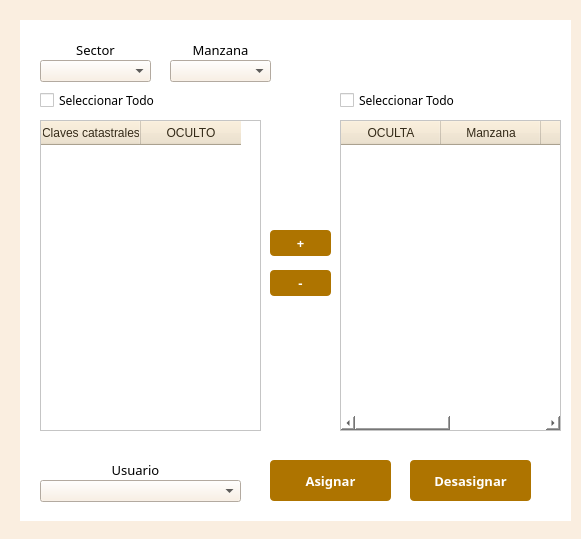
<?xml version="1.0" encoding="UTF-8"?>
<ui version="4.0">
 <class>AsignacionRevision</class>
 <widget class="QDialog" name="AsignacionRevision">
  <property name="geometry">
   <rect>
    <x>0</x>
    <y>0</y>
    <width>581</width>
    <height>539</height>
   </rect>
  </property>
  <property name="minimumSize">
   <size>
    <width>580</width>
    <height>539</height>
   </size>
  </property>
  <property name="maximumSize">
   <size>
    <width>581</width>
    <height>540</height>
   </size>
  </property>
  <property name="windowTitle">
   <string>AsignacionRevision</string>
  </property>
  <property name="styleSheet">
   <string notr="true">QDialog{
background : rgb(250,238,224);
}</string>
  </property>
  <widget class="QWidget" name="widget" native="true">
   <property name="geometry">
    <rect>
     <x>20</x>
     <y>20</y>
     <width>551</width>
     <height>501</height>
    </rect>
   </property>
   <property name="styleSheet">
    <string notr="true">QWidget{
background : rgb(255,255,255);
}</string>
   </property>
   <widget class="QLabel" name="label_4">
    <property name="geometry">
     <rect>
      <x>150</x>
      <y>20</y>
      <width>101</width>
      <height>20</height>
     </rect>
    </property>
    <property name="font">
     <font>
      <family>Century Gothic</family>
      <pointsize>10</pointsize>
     </font>
    </property>
    <property name="text">
     <string>&lt;html&gt;&lt;head/&gt;&lt;body&gt;&lt;p align=&quot;center&quot;&gt;Manzana&lt;/p&gt;&lt;/body&gt;&lt;/html&gt;</string>
    </property>
   </widget>
   <widget class="QLabel" name="label_3">
    <property name="geometry">
     <rect>
      <x>20</x>
      <y>20</y>
      <width>111</width>
      <height>20</height>
     </rect>
    </property>
    <property name="font">
     <font>
      <family>Century Gothic</family>
      <pointsize>10</pointsize>
     </font>
    </property>
    <property name="text">
     <string>&lt;html&gt;&lt;head/&gt;&lt;body&gt;&lt;p align=&quot;center&quot;&gt;Sector&lt;/p&gt;&lt;/body&gt;&lt;/html&gt;</string>
    </property>
   </widget>
   <widget class="QComboBox" name="cmbManzana">
    <property name="geometry">
     <rect>
      <x>150</x>
      <y>40</y>
      <width>101</width>
      <height>22</height>
     </rect>
    </property>
    <property name="styleSheet">
     <string notr="true">QComboBox QAbstractItemView::item { min-height: 25; font-family: &quot;Century Gothic&quot;;}
QListView{color: black ; font-size: 16px; outline:none; font-weight:bold; font-family: &quot;Century Gothic&quot;;}
QListView::item:selected { color: white; background-color:  rgb(250,238,224); font-family: &quot;Century Gothic&quot;;}
QComboBox{
background : rgb(250,238,224);
}</string>
    </property>
   </widget>
   <widget class="QComboBox" name="cmbSector">
    <property name="geometry">
     <rect>
      <x>20</x>
      <y>40</y>
      <width>111</width>
      <height>22</height>
     </rect>
    </property>
    <property name="styleSheet">
     <string notr="true">QComboBox QAbstractItemView::item { min-height: 25; font-family: &quot;Century Gothic&quot;;}
QListView{color: black ; font-size: 16px; outline:none; font-weight:bold; font-family: &quot;Century Gothic&quot;;}
QListView::item:selected { color: white; background-color:  rgb(250,238,224); font-family: &quot;Century Gothic&quot;;}
QComboBox{
background : rgb(250,238,224);
}</string>
    </property>
   </widget>
   <widget class="QPushButton" name="btnAsignar">
    <property name="geometry">
     <rect>
      <x>250</x>
      <y>440</y>
      <width>121</width>
      <height>41</height>
     </rect>
    </property>
    <property name="font">
     <font>
      <family>Century Gothic</family>
      <pointsize>10</pointsize>
      <weight>75</weight>
      <bold>true</bold>
     </font>
    </property>
    <property name="styleSheet">
     <string notr="true">QPushButton{
background : rgb(174, 116, 0);
color : rgb(255, 255, 255);
border-radius : 4px;
}
QPushButton::hover{
background : rgb(104, 69, 13);
color : rgb(255, 255, 255);
border-radius : 4px;
}
QPushButton:disabled {
background: rgb(217, 217, 217)
}</string>
    </property>
    <property name="text">
     <string>Asignar</string>
    </property>
   </widget>
   <widget class="QCheckBox" name="chkTodoMazPred">
    <property name="geometry">
     <rect>
      <x>320</x>
      <y>70</y>
      <width>211</width>
      <height>20</height>
     </rect>
    </property>
    <property name="font">
     <font>
      <family>Century Gothic</family>
     </font>
    </property>
    <property name="text">
     <string>Seleccionar Todo</string>
    </property>
   </widget>
   <widget class="QLabel" name="lblUsuario_2">
    <property name="geometry">
     <rect>
      <x>20</x>
      <y>440</y>
      <width>191</width>
      <height>20</height>
     </rect>
    </property>
    <property name="font">
     <font>
      <family>Century Gothic</family>
      <pointsize>10</pointsize>
     </font>
    </property>
    <property name="text">
     <string>&lt;html&gt;&lt;head/&gt;&lt;body&gt;&lt;p align=&quot;center&quot;&gt;Usuario&lt;/p&gt;&lt;/body&gt;&lt;/html&gt;</string>
    </property>
   </widget>
   <widget class="QCheckBox" name="chkTodoClaves">
    <property name="geometry">
     <rect>
      <x>20</x>
      <y>70</y>
      <width>211</width>
      <height>20</height>
     </rect>
    </property>
    <property name="font">
     <font>
      <family>Century Gothic</family>
     </font>
    </property>
    <property name="text">
     <string>Seleccionar Todo</string>
    </property>
   </widget>
   <widget class="QTableWidget" name="tablaMazPred">
    <property name="geometry">
     <rect>
      <x>320</x>
      <y>100</y>
      <width>221</width>
      <height>311</height>
     </rect>
    </property>
    <property name="font">
     <font>
      <family>Century Gothic</family>
     </font>
    </property>
    <property name="styleSheet">
     <string notr="true">QHeaderView::section
{
background-color: rgb(238,225,200);
color : rgb(52, 42, 24 );
text-align: right;
font-size:12px;
height:24px
}</string>
    </property>
    <column>
     <property name="text">
      <string>OCULTA</string>
     </property>
    </column>
    <column>
     <property name="text">
      <string>Manzana</string>
     </property>
    </column>
    <column>
     <property name="text">
      <string>Predio</string>
     </property>
    </column>
    <column>
     <property name="text">
      <string>OCULTA2</string>
     </property>
    </column>
   </widget>
   <widget class="QTableWidget" name="tablaClaves">
    <property name="geometry">
     <rect>
      <x>20</x>
      <y>100</y>
      <width>221</width>
      <height>311</height>
     </rect>
    </property>
    <property name="font">
     <font>
      <family>Century Gothic</family>
     </font>
    </property>
    <property name="styleSheet">
     <string notr="true">QHeaderView::section
{
background-color: rgb(238,225,200);
color : rgb(52, 42, 24 );
text-align: right;
font-size:12px;
height:24px
}</string>
    </property>
    <column>
     <property name="text">
      <string>Claves catastrales</string>
     </property>
    </column>
    <column>
     <property name="text">
      <string>OCULTO</string>
     </property>
    </column>
   </widget>
   <widget class="QPushButton" name="btnLiberarAsig">
    <property name="geometry">
     <rect>
      <x>390</x>
      <y>440</y>
      <width>121</width>
      <height>41</height>
     </rect>
    </property>
    <property name="font">
     <font>
      <family>Century Gothic</family>
      <pointsize>10</pointsize>
      <weight>75</weight>
      <bold>true</bold>
     </font>
    </property>
    <property name="styleSheet">
     <string notr="true">QPushButton{
background : rgb(174, 116, 0);
color : rgb(255, 255, 255);
border-radius : 4px;
}
QPushButton::hover{
background : rgb(104, 69, 13);
color : rgb(255, 255, 255);
border-radius : 4px;
}
QPushButton:disabled {
background: rgb(217, 217, 217)
}</string>
    </property>
    <property name="text">
     <string>Desasignar</string>
    </property>
   </widget>
   <widget class="QPushButton" name="btnMas">
    <property name="geometry">
     <rect>
      <x>250</x>
      <y>210</y>
      <width>61</width>
      <height>26</height>
     </rect>
    </property>
    <property name="font">
     <font>
      <family>Century Gothic</family>
      <pointsize>10</pointsize>
      <weight>75</weight>
      <bold>true</bold>
     </font>
    </property>
    <property name="styleSheet">
     <string notr="true">QPushButton{
background : rgb(174, 116, 0);
color : rgb(255, 255, 255);
border-radius : 4px;
}
QPushButton::hover{
background : rgb(104, 69, 13);
color : rgb(255, 255, 255);
border-radius : 4px;
}
QPushButton:disabled {
background: rgb(217, 217, 217)
}</string>
    </property>
    <property name="text">
     <string>+</string>
    </property>
   </widget>
   <widget class="QPushButton" name="btnMenos">
    <property name="geometry">
     <rect>
      <x>250</x>
      <y>250</y>
      <width>61</width>
      <height>26</height>
     </rect>
    </property>
    <property name="font">
     <font>
      <family>Century Gothic</family>
      <pointsize>10</pointsize>
      <weight>75</weight>
      <bold>true</bold>
     </font>
    </property>
    <property name="styleSheet">
     <string notr="true">QPushButton{
background : rgb(174, 116, 0);
color : rgb(255, 255, 255);
border-radius : 4px;
}
QPushButton::hover{
background : rgb(104, 69, 13);
color : rgb(255, 255, 255);
border-radius : 4px;
}
QPushButton:disabled {
background: rgb(217, 217, 217)
}</string>
    </property>
    <property name="text">
     <string>-</string>
    </property>
   </widget>
   <widget class="QComboBox" name="cmbUsuario">
    <property name="geometry">
     <rect>
      <x>20</x>
      <y>460</y>
      <width>201</width>
      <height>22</height>
     </rect>
    </property>
    <property name="styleSheet">
     <string notr="true">QComboBox QAbstractItemView::item { min-height: 25; font-family: &quot;Century Gothic&quot;;}
QListView{color: black ; font-size: 16px; outline:none; font-weight:bold; font-family: &quot;Century Gothic&quot;;}
QListView::item:selected { color: white; background-color:  rgb(250,238,224); font-family: &quot;Century Gothic&quot;;}
QComboBox{
background : rgb(250,238,224);
}</string>
    </property>
   </widget>
  </widget>
 </widget>
 <resources/>
 <connections/>
</ui>
